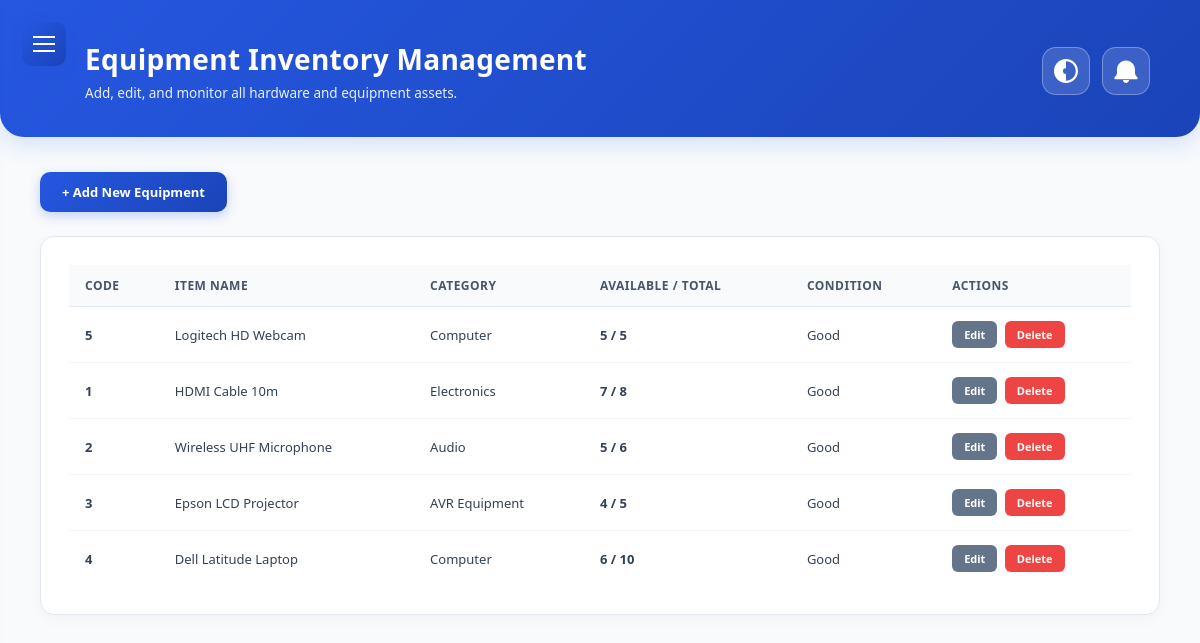
The page /admin_equipment.php (signed in) on the database its author committed.
### tables this page shows
CREATE TABLE `equipment` (
  `id` int(11) NOT NULL,
  `equipment_code` varchar(50) NOT NULL,
  `name` varchar(100) NOT NULL,
  `category` varchar(50) NOT NULL,
  `total_quantity` int(11) NOT NULL DEFAULT 1,
  `quantity_available` int(11) NOT NULL DEFAULT 1,
  `condition` varchar(50) DEFAULT 'Good',
  `status` varchar(50) DEFAULT 'Available'
);

### admin_equipment.php (the view, shortened to what this page needs)
<?php
require_once 'notif_helper.php';
$query = "SELECT * FROM equipment ORDER BY id DESC";
$equipment_list = $conn->query($query);
?>
<!DOCTYPE html>
<html lang="en">
<head>
</head>
<body>
    <button class="menu-toggle" id="menuToggle" aria-label="Toggle Menu">
        <span></span>
    </button>
    <main class="main-content">
        <div class="top-hero-banner">
            <div class="hero-title">
                <h1>Equipment Inventory Management</h1>
                <p>Add, edit, and monitor all hardware and equipment assets.</p>
            </div>
            <div class="header-actions">
                <button type="button" class="dark-mode-btn" id="darkModeToggle" title="Toggle Dark Mode">
                    <svg viewBox="0 0 512 512" xmlns="http://www.w3.org/2000/svg">
                        <path d="M256 512C114.6 512 0 397.4 0 256S114.6 0 256 0s256 114.6 256 256-114.6 256-256 256zm0-464v416c114.9 0 208-93.1 208-208S370.9 48 256 48zm0 144a64 64 0 1 0 0 128V192z"/>
                    </svg>
                </button>
                <a href="notifications.php" class="top-notif-btn" title="View Notifications">
                </a>
            </div>
        </div>
        <div class="equipment-container">
            <button class="btn-add" onclick="document.getElementById('addModal').style.display='flex'">+ Add New Equipment</button>
            <div class="inventory-box">
                <table class="data-table">
                    <thead>
                        <tr>
                            <th>Code</th>
                            <th>Item Name</th>
                            <th>Category</th>
                            <th>Available / Total</th>
                            <th>Condition</th>
                            <th>Actions</th>
                        </tr>
                    </thead>
                    <tbody>
                        <?php if ($equipment_list && $equipment_list->num_rows > 0): ?>
                            <?php while ($row = $equipment_list->fetch_assoc()): ?>
                                <tr>
                                    <td><b><?= htmlspecialchars($row['equipment_code'] ?? 'N/A'); ?></b></td>
                                    <td><?= htmlspecialchars($row['name'] ?? 'N/A'); ?></td>
                                    <td><?= htmlspecialchars($row['category'] ?? 'General'); ?></td>
                                    <td><b><?= ($row['quantity_available'] ?? 0) . ' / ' . ($row['total_quantity'] ?? 0); ?></b></td>
                                    <td><?= htmlspecialchars($row['condition'] ?? 'Good'); ?></td>
                                    <td>
                                        <button class="btn-edit" onclick='openEditModal(<?= json_encode($row); ?>)'>Edit</button>
                                        <a href="admin_equipment.php?delete_id=<?= $row['id']; ?>" class="btn-delete" onclick="return confirm('Are you sure you want to delete this equipment?');">Delete</a>
                                    </td>
                                </tr>
                            <?php endwhile; ?>
                        <?php else: ?>
                            <tr>
                                <td colspan="6" style="text-align: center; color: #64748b; padding: 25px;">No equipment items found in inventory.</td>
                            </tr>
                        <?php endif; ?>
                    </tbody>
                </table>
            </div>
        </div>
    </main>
</body>
</html>

### admin_equipment.php (style rules this page uses)
* { box-sizing: border-box; margin: 0; padding: 0; font-family: 'Segoe UI', Tahoma, Geneva, Verdana, sans-serif; }
body { background-color: #f1f5f9; display: flex; height: 100vh; overflow: hidden; color: #334155; transition: background-color 0.3s, color 0.3s; }
.menu-toggle { position: fixed; top: 22px; left: 22px; background: linear-gradient(135deg, #2557e0 0%, #1a44b8 100%); border: none; border-radius: 10px; width: 44px; height: 44px; cursor: pointer; z-index: 1100; display: flex; align-items: center; justify-content: center; box-shadow: 0 4px 12px rgba(37, 87, 224, 0.3); transition: transform 0.2s, box-shadow 0.2s; }
.menu-toggle span { display: block; width: 22px; height: 2px; background-color: #ffffff; position: relative; }
.menu-toggle span::before, .menu-toggle span::after { content: ''; position: absolute; width: 22px; height: 2px; background-color: #ffffff; left: 0; }
.menu-toggle span::before { top: -7px; }
.menu-toggle span::after { top: 7px; }
.main-content { flex: 1; overflow-y: auto; background: #f8fafc; width: 100%; transition: background 0.3s; }
.top-hero-banner { background: linear-gradient(135deg, #2557e0 0%, #1a44b8 100%); color: #ffffff; padding: 40px 50px 35px 85px; display: flex; justify-content: space-between; align-items: center; box-shadow: 0 6px 25px rgba(37, 87, 224, 0.18); border-bottom-left-radius: 24px; border-bottom-right-radius: 24px; margin-bottom: 35px; position: relative; z-index: 10; }
.hero-title h1 { font-size: 28px; font-weight: 700; margin-bottom: 6px; letter-spacing: 0.3px; }
.hero-title p { font-size: 13.5px; opacity: 0.9; font-weight: 400; }
.header-actions { display: flex; align-items: center; gap: 12px; z-index: 20; }
.top-notif-btn, .dark-mode-btn { position: relative; background-color: rgba(255, 255, 255, 0.15); border: 1.5px solid rgba(255, 255, 255, 0.3); width: 48px; height: 48px; border-radius: 14px; display: flex; align-items: center; justify-content: center; text-decoration: none; backdrop-filter: blur(6px); transition: all 0.25s ease; flex-shrink: 0; cursor: pointer; color: #fff; }
.dark-mode-btn svg, .top-notif-btn svg { width: 24px; height: 24px; fill: #ffffff; transition: transform 0.3s ease; pointer-events: none; }
.equipment-container { padding: 0 40px 40px 40px; }
.inventory-box { background-color: #fff; border: 1px solid #e2e8f0; border-radius: 14px; padding: 28px; box-shadow: 0 4px 15px rgba(0,0,0,0.03); transition: background-color 0.3s, border-color 0.3s; }
.data-table { width: 100%; border-collapse: separate; border-spacing: 0; text-align: left; }
.data-table th { font-size: 12px; color: #475569; padding: 12px 16px; border-bottom: 1px solid #e2e8f0; background-color: #f8fafc; font-weight: 700; text-transform: uppercase; letter-spacing: 0.5px; transition: background 0.3s, color 0.3s, border-color 0.3s; }
.data-table td { font-size: 13px; padding: 14px 16px; border-bottom: 1px solid #f1f5f9; color: #334155; transition: border-color 0.3s, color 0.3s; }
.data-table tr:last-child td { border-bottom: none; }
.btn-add { background: linear-gradient(135deg, #2557e0 0%, #1a44b8 100%); color: #fff; border: none; padding: 11px 22px; border-radius: 10px; font-weight: 700; font-size: 13px; cursor: pointer; margin-bottom: 24px; transition: all 0.25s ease; box-shadow: 0 4px 12px rgba(37, 87, 224, 0.25); }
.btn-edit { background-color: #64748b; color: #fff; border: none; padding: 6px 12px; border-radius: 6px; font-weight: 700; font-size: 11px; cursor: pointer; text-decoration: none; margin-right: 4px; transition: background 0.2s; }
.btn-delete { background-color: #ef4444; color: #fff; border: none; padding: 6px 12px; border-radius: 6px; font-weight: 700; font-size: 11px; cursor: pointer; text-decoration: none; transition: background 0.2s; }

### rows shown on the page
equipment: equipment_code "5", name "Logitech HD Webcam", category "Computer", quantity_available "5", total_quantity "5", condition "Good"
equipment: equipment_code "1", name "HDMI Cable 10m", category "Electronics", quantity_available "7", total_quantity "8", condition "Good"
equipment: equipment_code "2", name "Wireless UHF Microphone", category "Audio", quantity_available "5", total_quantity "6", condition "Good"
equipment: equipment_code "3", name "Epson LCD Projector", category "AVR Equipment", quantity_available "4", total_quantity "5", condition "Good"
equipment: equipment_code "4", name "Dell Latitude Laptop", category "Computer", quantity_available "6", total_quantity "10", condition "Good"
